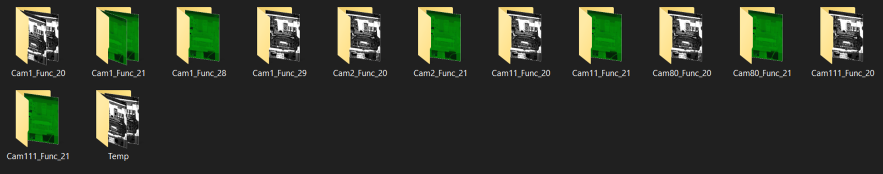
#> input picture Trideni_GUI_v2/24_both.PNG, 1765 x 347 px (shown at 1/2 size)
$ python -i JHV_APP_GUI_v5.py   (imports and definitions only)
#> lines starting #> are read from the running program, lines starting #| are printed output that depends on the picture
### Trideni_GUI_v2/Sorting_option_v4.py
import os
import shutil
import re

#nok_folder = "Temp"
#pair_folder = "PAIRS"
#forbidden_folders = [pair_folder]
output = []
output_console2 = []

def path_check(path_raw):
    path=path_raw
    backslash = "\ "
    if backslash[0] in path:
        newPath = path.replace(os.sep, '/')
        path = newPath

    if path.endswith('/') == False:
        newPath = path + "/"
        path = newPath

    if not os.path.exists(path):
        return False

    else:
        return path
# [601 lines left out: function whole_sorting_function, not called in this run]

### Trideni_GUI_v2/Converting_option_v1.py
import os
import subprocess

#rychlost 5 souboru z sekundu
supported_formats = [".ifz"]
output = []
folder_with_bmp = "konvertovane_BMP"
folder_with_jpg = "konvertovane_JPG"

whole_app_path = os.getcwd()
application_path = whole_app_path + "/convert_application/"


def path_check(path_raw):
    path=path_raw
    backslash = "\ "
    if backslash[0] in path:
        newPath = path.replace(os.sep, '/')
        path = newPath

    if path.endswith('/') == False:
        newPath = path + "/"
        path = newPath

    if not os.path.exists(path):
        return False

    else:
        return path

application_path = path_check(application_path)
application_path = "\"" + application_path + "IfzToBitmap.exe" + "\""

#only_view_image:bool,ifz_image_name:str

# [74 lines left out: function whole_converting_function, not called in this run]
#whole_converting_function("C:/Users/kubah/Desktop/JHV/konvertor_ifz/IfzToBitmap/pokusy/")

### Trideni_GUI_v2/JHV_APP_GUI_v5.py
import customtkinter
import os
import time
from PIL import Image, ImageTk
import Sorting_option_v4 as Trideni
import Deleting_option_v1 as Deleting
import Converting_option_v1 as Converting
from tkinter import filedialog
import tkinter as tk
import threading
import shutil

# [2 lines not run here, left out]
# [1 line that did not run here, left out]
# [4 lines not run here, left out]
#logo_set = False

def read_text_file_data():
    """
    Funkce vraci data z textoveho souboru Recources.txt

    data jsou v poradi:

    0 supported_formats_sorting\n
    1 supported_formats_deleting\n
    2 path_repaired\n
    3 files_to_keep\n
    4 cutoff_date\n
    5 prefix_function\n
    6 prefix_camera\n
    7 maximalized\n
    8 max_pallets\n
    """

    if os.path.exists('Recources.txt'):
        cutoff_date = ["","",""]
        with open('Recources.txt','r',encoding='utf-8',errors='replace') as recources_file:
#> (reads Trideni_GUI_v2/Recources.txt from the repository)
            Lines = recources_file.readlines()
        supported_formats_sorting = []
        supported_formats_deleting = []
        unwanted_chars = ["\n","\"","[","]"]
        for chars in unwanted_chars:
            if chars in Lines[2]:
                Lines[2] = Lines[2].replace(chars,"")
            if chars in Lines[4]:
                Lines[4] = Lines[4].replace(chars,"")

        found_formats = Lines[2].split(",")
        for items in found_formats:
            supported_formats_sorting.append(str(items))
        found_formats = Lines[4].split(",")
        for items in found_formats:
            supported_formats_deleting.append(str(items))

        inserted_path = Lines[6].replace("\n","")
        inserted_path = str(inserted_path)

        path_repaired = Trideni.path_check(inserted_path)

        Lines[8] = Lines[8].replace("\n","")
        files_to_keep = int(Lines[8])

        Lines[10] = Lines[10].replace("\n","")
        cutoffdate_splitted = Lines[10].split(".")
        i=0
        for items in cutoffdate_splitted:
            i+=1
            cutoff_date[i-1] = items

        Lines[12] = Lines[12].replace("\n","")
        Lines[12] = Lines[12].replace("\"","")
        Lines[12] = Lines[12].replace("/","")
        if str(Lines[12]) != "":
            prefix_function = Lines[12]
        else:
            prefix_function = "Func_"

        Lines[14] = Lines[14].replace("\n","")
        Lines[14] = Lines[14].replace("\"","")
        Lines[14] = Lines[14].replace("/","")
        if str(Lines[14]) != "":
            prefix_camera = Lines[14]
        else:
            prefix_camera = "Cam_"

        #spoustet v maximalizovanem okne?
        Lines[16] = Lines[16].replace("\n","")
        if str(Lines[16]) != "":
            maximalized = Lines[16]
        else:
            maximalized = "ne"
        #maximalni pocet palet v obehu
        Lines[18] = Lines[18].replace("\n","")
        if str(Lines[18]) != "":
            max_pallets = int(Lines[18])
        else:
            max_pallets = 55

        return [supported_formats_sorting,supported_formats_deleting,path_repaired,files_to_keep,cutoff_date,prefix_function,prefix_camera,maximalized,max_pallets]
    else:
        print("Chybí konfigurační soubor Recources.txt")
        return [False,False,False,False,False]

data_read_in_txt = read_text_file_data()
# [3 lines not run here, left out]

# [1 line that did not run here, left out]
# [1 line that did not run here, left out]

# [248 lines left out: functions write_text_file_data, browseDirectories, menu, not called in this run]

def View_option(list_of_menu_frames):
    """
    Funkce umožňuje procházet obrázky a přitom je například přesouvat do jiné složky
    - umožňuje například vložit jakou rychlostí se mají obrázky automaticky přehrávat
    - při stisku mezerníku se přehrávání zastaví dialog box nebo tlačítko na přesun
    """
    global currently_viewed_image
    global all_images
    global increment_of_image
    global state
    global previous_scrollbar_x
    global previous_scrollbar_y
    global rotation_angle

    rotation_angle = 90.0
    copy_dir = "Vybrané_obrázky"
    previous_scrollbar_x=0
    previous_scrollbar_y=0
    state = "stop"
    increment_of_image = 0
    all_images = []
    currently_viewed_image = ""
    image_extensions = ['.jpg', '.jpeg', '.jpe', '.jif', '.jfif', '.jfi',
                    '.png', '.gif', '.bmp', '.tiff', '.tif', '.ico', '.webp',
                    '.raw', '.cr2', '.nef', '.arw', '.dng']

    #cisteni menu widgets
    for frames in list_of_menu_frames:
        frames.pack_forget()
        frames.grid_forget()
        frames.destroy()
    #cisteni pred vstupem do menu
    # [10 lines left out: function call_menu, not called in this run]

    def clear_frame(frame):
        for widget in frame.winfo_children():
            widget.destroy()

    # [51 lines left out: functions get_images, start, call_browseDirectories, not called in this run]

    """def get_image_dimensions(image):
        with Image.open(image) as img:
            width, height = img.size
            #print(f"image Dimensions: {width} x {height}")
            return [width, height]"""

    # [81 lines left out: functions get_frame_dimensions, calc_current_format, view_image, next_image, previous_image, not called in this run]


    class interrupt_viewing:
        # [18 lines left out: functions images_loop, long_running_task, not called in this run]

        def stop_loop(self):
            self.stop_flag = True


    frame_with_path = customtkinter.CTkFrame(master=root,height = 200)
    frame_with_path.pack(pady=5,padx=5,fill="x",expand=False,side = "top")
    background_frame = customtkinter.CTkFrame(master=root)
    background_frame.pack(pady=0,padx=5,ipadx=10,ipady=10,fill="both",expand=True,side = "bottom")
    main_frame = customtkinter.CTkCanvas(master=background_frame,background="black",borderwidth = 0)


    # [9 lines left out: functions on_vertical_scroll, on_horizontal_scroll, not called in this run]

    vertical_scrollbar = customtkinter.CTkScrollbar(background_frame, orientation="vertical", command=on_vertical_scroll)
    vertical_scrollbar.pack(side=tk.RIGHT, fill=tk.Y)
    main_frame.configure(yscrollcommand=vertical_scrollbar.set)

    horizontal_scrollbar = customtkinter.CTkScrollbar(background_frame, orientation="horizontal", command=on_horizontal_scroll)
    horizontal_scrollbar.pack(side=tk.BOTTOM, fill=tk.X)
    main_frame.configure(xscrollcommand=horizontal_scrollbar.set)

    main_frame.pack(pady=0,padx=5,ipadx=10,ipady=10,fill="both",expand=True,side = "bottom",anchor= "center")
    main_frame.configure(scrollregion=background_frame.bbox("all"))
    #main_frame = customtkinter.CTkScrollableFrame(master=root)
    #main_frame.pack(pady=0,padx=5,fill="both",expand=True,side = "bottom")

    interrupt = interrupt_viewing()

    # [43 lines left out: functions stop, call_image_loop, update_speed_slider, update_zoom_slider, copy_image, rotate_image, not called in this run]

    def Reset_all():
        pass

    menu_button  = customtkinter.CTkButton(master = frame_with_path, width = 180,height=30, text = "MENU", command = lambda: call_menu(),font=("Arial",20,"bold"))
    path_set     = customtkinter.CTkEntry(master = frame_with_path,width = 650,height=30,placeholder_text="Zadejte cestu k souborům (kde se soubory přímo nacházejí)")
    manual_path  = customtkinter.CTkButton(master = frame_with_path, width = 120,height=30,text = "Otevřít", command = lambda: start(path_set.get()),font=("Arial",20,"bold"))
    tree         = customtkinter.CTkButton(master = frame_with_path, width = 120,height=30,text = "EXPLORER", command = call_browseDirectories,font=("Arial",20,"bold"))
    console      = customtkinter.CTkLabel(master = frame_with_path,text = "",height=30,justify = "left",font=("Arial",15))
    rotate_button = customtkinter.CTkButton(master = frame_with_path, width = 120,height=30,text = "Otočit", command =  lambda: rotate_image(),font=("Arial",20,"bold"))
    reset_button = customtkinter.CTkButton(master = frame_with_path, width = 120,height=30,text = "Reset", command = Reset_all,font=("Arial",20,"bold"))
    button_back = customtkinter.CTkButton(master = frame_with_path, width = 90,height=30,text = "   <   ", command = previous_image,font=("Arial",20,"bold"))
    current_image_num = customtkinter.CTkLabel(master = frame_with_path,text = "0",justify = "left",font=("Arial",20,"bold"))
    button_next = customtkinter.CTkButton(master = frame_with_path, width = 90,height=30,text = "   >   ", command = next_image,font=("Arial",20,"bold"))
    button_play = customtkinter.CTkButton(master = frame_with_path, width = 100,height=30,text = "SPUSTIT", command = call_image_loop,font=("Arial",20,"bold"))
    button_stop = customtkinter.CTkButton(master = frame_with_path, width = 100,height=30,text = "STOP", command = stop,font=("Arial",20,"bold"))
    button_save = customtkinter.CTkButton(master = frame_with_path, width = 100,height=30,text = "ULOŽIT", command = copy_image,font=("Arial",20,"bold"))
    speed_label = customtkinter.CTkLabel(master = frame_with_path,text = "Rychlost:",justify = "left",font=("Arial",15))
    speed_slider = customtkinter.CTkSlider(master = frame_with_path,width=150,from_=1,to=100,command= update_speed_slider)
    percent1    = customtkinter.CTkLabel(master = frame_with_path,text = "%",justify = "left",font=("Arial",15))
    zoom_label = customtkinter.CTkLabel(master = frame_with_path,text = "ZOOM:",justify = "left",font=("Arial",15))
    zoom_slider = customtkinter.CTkSlider(master = frame_with_path,width=150,from_=100,to=300,command= update_zoom_slider)
    percent2    = customtkinter.CTkLabel(master = frame_with_path,text = "%",justify = "left",font=("Arial",15))

    menu_button.grid(column = 0,row=0,pady = 5,padx =0,sticky = tk.W)
    path_set.grid(column = 0,row=0,pady = 5,padx =190,sticky = tk.W)
    manual_path.grid(column = 0,row=0,pady = 5,padx =850,sticky = tk.W)
    tree.grid(column = 0,row=0,pady = 5,padx =975,sticky = tk.W)
    console.grid(column = 0,row=1,pady = 5,padx =10,sticky = tk.W)
    rotate_button.grid(column = 0,row=1,pady = 5,padx =850,sticky = tk.W)
    reset_button.grid(column = 0,row=1,pady = 5,padx =975,sticky = tk.W)
    button_back.grid(column = 0,row=2,pady = 5,padx =10,sticky = tk.W)
    current_image_num.grid(column = 0,row=2,pady = 5,padx =110,sticky = tk.W)
    button_next.grid(column = 0,row=2,pady = 5,padx =200,sticky = tk.W)
    button_play.grid(column = 0,row=2,pady = 5,padx =295,sticky = tk.W)
    button_stop.grid(column = 0,row=2,pady = 5,padx =400,sticky = tk.W)
    button_save.grid(column = 0,row=2,pady = 5,padx =505,sticky = tk.W)
    speed_label.grid(column = 0,row=2,pady = 5,padx =610,sticky = tk.W)
    speed_slider.grid(column = 0,row=2,pady = 5,padx =680,sticky = tk.W)
    percent1.grid(column = 0,row=2,pady = 5,padx =830,sticky = tk.W)
    zoom_label.grid(column = 0,row=2,pady = 5,padx =910,sticky = tk.W)
    zoom_slider.grid(column = 0,row=2,pady = 5,padx =970,sticky = tk.W)
    percent2.grid(column = 0,row=2,pady = 5,padx =1120,sticky = tk.W)

    images = customtkinter.CTkLabel(master = main_frame,text = "")
    #images.pack(pady=5,padx=5)
    images.place(x=0,y=0)

    zoom_slider.set(100)
    update_zoom_slider(100)
    speed_slider.set(100)
    update_speed_slider(100)
    """def button_hover(e):
        button_stop.configure(text="mezerník",font=("Arial",15))
    def button_hover_leave(e):
        button_stop.configure(text="STOP",font=("Arial",20,"bold"))
    button_stop.bind("<Enter>",button_hover)
    button_stop.bind("<Leave>",button_hover_leave)"""

    # KEYBOARD BINDING
    # [9 lines left out: function pressed_space, not called in this run]
    root.bind("<space>",pressed_space)
    def pressed_left(e):
        previous_image()
    root.bind("<Left>",pressed_left)
    def pressed_right(e):
        next_image()
    root.bind("<Right>",pressed_right)
    def pressed_save(e):
        copy_image()
    root.bind("<s>",pressed_save)
    # [21 lines left out: function mouse_wheel, not called in this run]

    root.bind("<MouseWheel>",mouse_wheel)

    # [54 lines left out: function mouse_clicked, not called in this run]
    images.bind("<Button-1>",mouse_clicked)

    #hned na zacatku to vleze do defaultni slozky
    text_file_data = read_text_file_data()
    path = text_file_data[2]
    if path != "/":
        path_set.delete("0","200")
        path_set.insert("0", path)
        console.configure(text="")
        console.configure(text="Byla vložena cesta z konfiguračního souboru Recources.txt")
        root.update_idletasks()
        start(path)
    else:
        console.configure(text="")
        console.configure(text = "Konfigurační soubor Recources.txt obsahuje neplatnou cestu, vložte manuálně")

    root.mainloop()

# [1258 lines left out: functions Advanced_option, Converting_option, Deleting_option, Sorting_option, not called in this run]

# [1 line not run here, left out]

>>> import cv2
>>> picture = cv2.imread('24_both.PNG', cv2.IMREAD_GRAYSCALE)
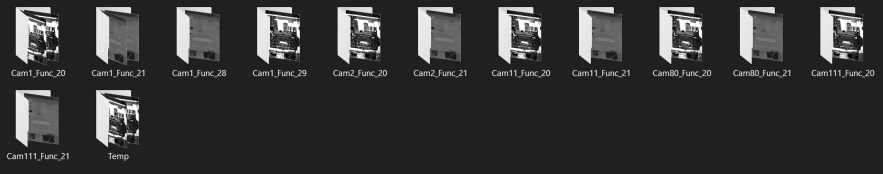
#> picture: shape (347, 1765) (shown at 1/2 size); min 0, max 255, mean 54.3
#> the loop in View_option, `for frames in list_of_menu_frames:` made 1 pass
#> (the run stopped early here; a loop or call above may not have finished)
